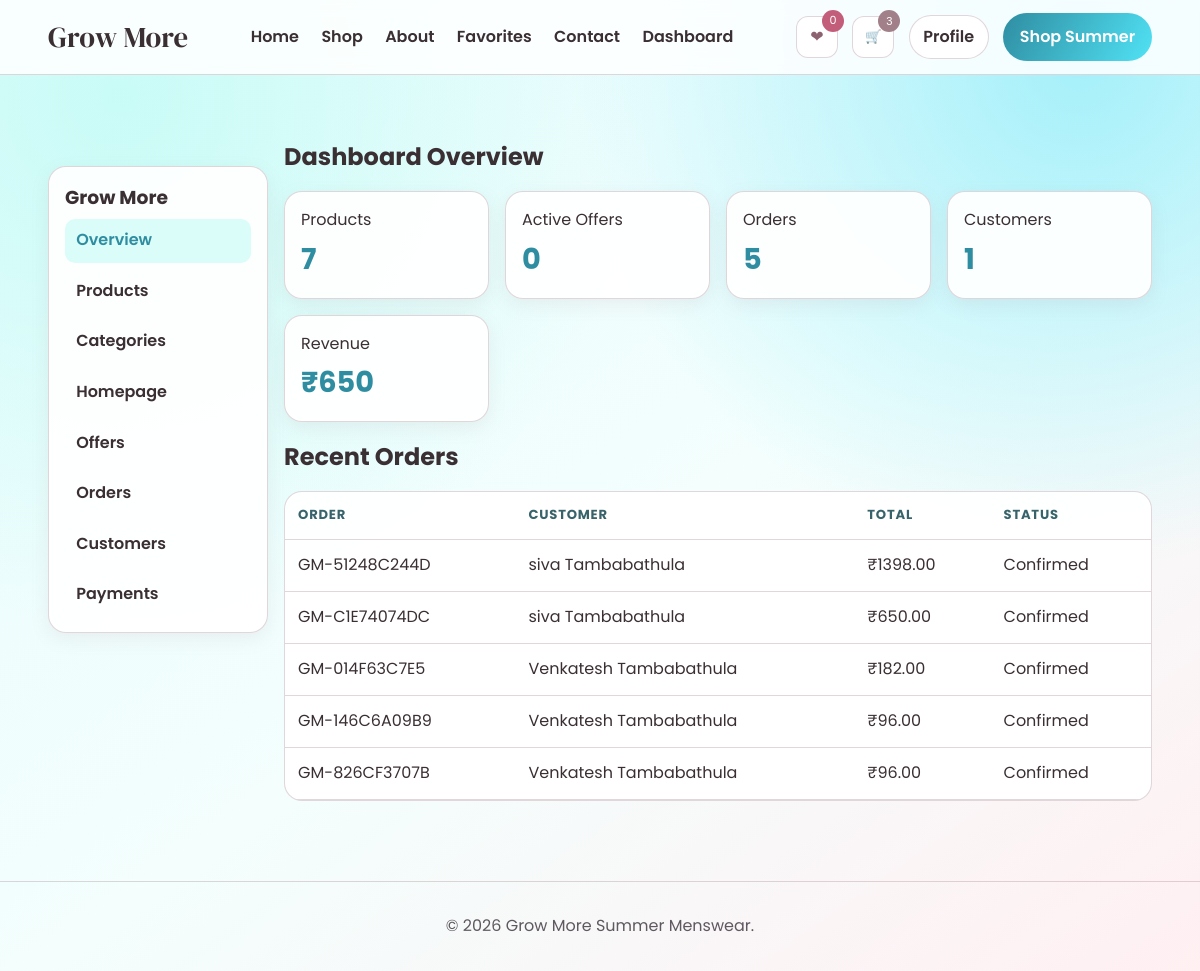
The page /dashboard/ (signed in) on the database its author committed.
### orders/models.py (models this page shows, shortened)
class Order(models.Model):
    STATUS_CHOICES = [
        ("pending", "Pending"),
        ("confirmed", "Confirmed"),
        ("shipped", "Shipped"),
        ("delivered", "Delivered"),
    ]
    PAYMENT_METHODS = [
        ("razorpay", "Razorpay"),
        ("cod", "Cash on Delivery"),
    ]
    order_number = models.CharField(max_length=32, unique=True, editable=False)
    user = models.ForeignKey(settings.AUTH_USER_MODEL, on_delete=models.SET_NULL, null=True, blank=True, related_name="orders")
    email = models.EmailField()
    phone = models.CharField(max_length=20)
    full_name = models.CharField(max_length=120)
    shipping_address = models.TextField()
    shipping_city = models.CharField(max_length=80)
    shipping_state = models.CharField(max_length=80)
    shipping_postal_code = models.CharField(max_length=12)
    total_amount = models.DecimalField(max_digits=10, decimal_places=2, default=0)
    payment_method = models.CharField(max_length=20, choices=PAYMENT_METHODS, default="razorpay")
    status = models.CharField(max_length=20, choices=STATUS_CHOICES, default="pending")
    created_at = models.DateTimeField(auto_now_add=True)
    updated_at = models.DateTimeField(auto_now=True)
    class Meta:
        ordering = ["-created_at"]

### dashboard/views.py (the view)
# urls.py: path("", views.overview, name="overview"),
@staff_member_required
def overview(request):
    stats = {
        "products": Product.objects.count(),
        "offers": PromotionalOffer.objects.filter(is_active=True).count(),
        "orders": Order.objects.count(),
        "customers": User.objects.filter(is_staff=False).count(),
        "revenue": Order.objects.filter(payment__status="paid").aggregate(total=Sum("total_amount"))["total"] or 0,
    }
    orders = Order.objects.select_related("user").prefetch_related("items")[:8]
    return render(request, "dashboard/overview.html", {"stats": stats, "orders": orders})

### core/context_processors.py (called while the page is built)
def cart(request):
    try:
        current_cart = get_or_create_cart(request)
        return {"cart": current_cart, "cart_count": current_cart.total_quantity}
    except Exception:
        return {"cart": None, "cart_count": 0}

### offers/context_processors.py (called while the page is built)
def active_offer(request):
    offer = active_popup_offer()
    return {
        "active_popup_offer": offer,
        "active_popup_offer_payload": offer_payload(offer),
    }

### offers/services.py (called while the page is built, shortened)
def active_offers():
    now = timezone.now()
    return (
        PromotionalOffer.objects.filter(is_active=True, starts_at__lte=now, ends_at__gte=now)
        .prefetch_related("products", "categories")
        .order_by("display_priority", "-discount_percent")
    )

def active_popup_offer():
    return active_offers().filter(show_on_homepage=True).first()

def offer_payload(offer):
    if not offer:
        return None

### orders/models.py (called while the page is built)
    @property
    def total_quantity(self):
        return sum(item.quantity for item in self.items.all())

### orders/services.py (called while the page is built)
def get_or_create_cart(request):
    if request.user.is_authenticated:
        cart, _ = Cart.objects.get_or_create(user=request.user)
        return cart
    if not request.session.session_key:
        request.session.create()
    cart, _ = Cart.objects.get_or_create(session_key=request.session.session_key, user=None)
    return cart

### templates/dashboard/overview.html
{% extends "dashboard/base.html" %}
{% block dashboard_content %}
  <h1>Dashboard Overview</h1>
  <div class="admin-stats">
    <article class="info-card"><span>Products</span><strong>{{ stats.products }}</strong></article>
    <article class="info-card"><span>Active Offers</span><strong>{{ stats.offers }}</strong></article>
    <article class="info-card"><span>Orders</span><strong>{{ stats.orders }}</strong></article>
    <article class="info-card"><span>Customers</span><strong>{{ stats.customers }}</strong></article>
    <article class="info-card"><span>Revenue</span><strong>₹{{ stats.revenue }}</strong></article>
  </div>
  <h2>Recent Orders</h2>
  <div class="admin-table-wrap">
    <table class="admin-table"><thead><tr><th>Order</th><th>Customer</th><th>Total</th><th>Status</th></tr></thead><tbody>
      {% for order in orders %}<tr><td>{{ order.order_number }}</td><td>{{ order.full_name }}</td><td>₹{{ order.total_amount }}</td><td>{{ order.get_status_display }}</td></tr>{% empty %}<tr><td colspan="4">No orders yet.</td></tr>{% endfor %}
    </tbody></table>
  </div>
{% endblock %}

### static/css/styles.css (style rules this page uses)
:root { --bright-blue: #51e2f5; --blue-green: #9df9ef; --dusty-white: #edf756; --pink-sand: #ffa8b6; --dark-sand: #a28089; --ink-900: #3a2f33; --white: #ffffff; --border: rgba(162, 128, 137, 0.32); --shadow: 0 18px 40px rgba(81, 226, 245, 0.18); --radius: 18px; --transition: 280ms ease; --font-brand: "Palm Beach", "DM Serif Display", serif; --font-hero: "KG Summer Sunshine", "Poppins", sans-serif; --font-tag: "Tropical Asian", "Poppins", sans-serif; }
* { margin: 0; padding: 0; box-sizing: border-box; }
html, body { overflow-x: hidden; }
body { font-family: "Poppins", sans-serif; color: var(--ink-900); background: radial-gradient(circle at 10% 10%, color-mix(in srgb, var(--blue-green) 55%, white), transparent 38%), radial-gradient(circle at 90% 6%, color-mix(in srgb, var(--bright-blue) 52%, white), transparent 36%), linear-gradient(145deg, color-mix(in srgb, var(--bright-blue) 14%, white), color-mix(in srgb, var(--blue-green) 12%, white) 55%, color-mix(in srgb, var(--pink-sand) 18%, white)); line-height: 1.55; }
body.has-fixed-header { padding-top: calc(74px + env(safe-area-inset-top)); }
.card, .product-card, .info-card { border: 1px solid var(--border); border-radius: var(--radius); background: rgba(255,255,255,.94); box-shadow: 0 6px 18px rgba(162, 128, 137, .12); }
.info-card { padding: 1rem; }
.admin-stats { display: grid; grid-template-columns: repeat(4, minmax(0, 1fr)); gap: 1rem; }
.admin-stats strong { display: block; font-size: 1.8rem; color: #2f8da1; margin-top: .25rem; }
.admin-table-wrap { overflow-x: auto; border: 1px solid var(--border); border-radius: var(--radius); background: rgba(255,255,255,.94); }
.admin-table { width: 100%; border-collapse: collapse; min-width: 680px; }
.admin-table th, .admin-table td { text-align: left; padding: .82rem; border-bottom: 1px solid var(--border); vertical-align: top; }
.admin-table th { color: #38636b; font-size: .82rem; text-transform: uppercase; letter-spacing: .06em; }

### rows shown on the page
Order: order_number "GM-51248C244D", full_name "siva Tambabathula", total_amount "1398.00", status "Confirmed"
Order: order_number "GM-C1E74074DC", full_name "siva Tambabathula", total_amount "650.00", status "Confirmed"
Order: order_number "GM-014F63C7E5", full_name "Venkatesh Tambabathula", total_amount "182.00", status "Confirmed"
Order: order_number "GM-146C6A09B9", full_name "Venkatesh Tambabathula", total_amount "96.00", status "Confirmed"
Order: order_number "GM-826CF3707B", full_name "Venkatesh Tambabathula", total_amount "96.00", status "Confirmed"

### other values the page prints
{{ cart_count|default:0 }} "3"
{{ stats.products }} "7"
{{ stats.offers }} "0"
{{ stats.orders }} "5"
{{ stats.customers }} "1"
{{ stats.revenue }} "650"
